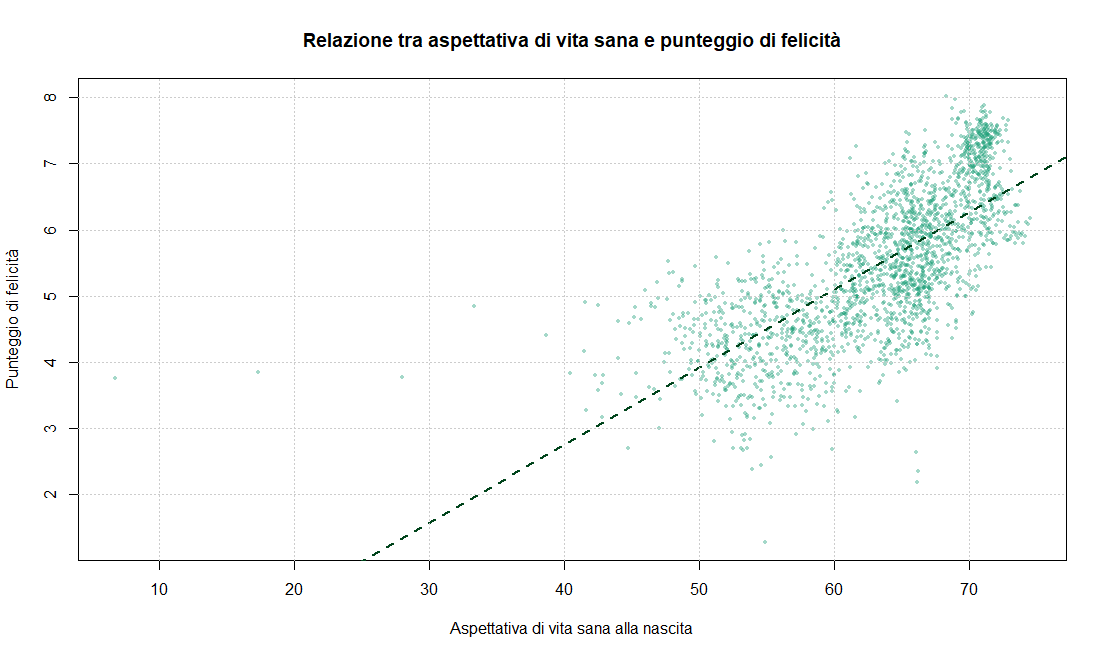

Source code (R):
# Lettura del dataset
df <- read.csv(file.choose(), header = TRUE, sep = ",")

# Rimozione dei valori mancanti
df_health <- df[!is.na(df$healthy_life_expectancy_at_birth) & !is.na(df$happiness_score), ]

# Scatterplot
plot(df_health$healthy_life_expectancy_at_birth,
     df_health$happiness_score,
     main = "Relazione tra aspettativa di vita sana e punteggio di felicità",
     xlab = "Aspettativa di vita sana alla nascita",
     ylab = "Punteggio di felicità",
     col = rgb(27/255, 158/255, 119/255, 0.4),
     pch = 16,
     cex = 0.5)

# Linea di regressione lineare
lm_health <- lm(happiness_score ~ healthy_life_expectancy_at_birth, data = df_health)
abline(lm_health, col = "#00441b", lwd = 2, lty = 2)

grid(nx = NULL, ny = NULL, col = "gray80", lty = "dotted")

# Calcolo e stampa della correlazione
cor_health <- cor(df_health$healthy_life_expectancy_at_birth,
                  df_health$happiness_score,
                  use = "complete.obs")

cat("Correlazione (Pearson) tra aspettativa di vita sana e felicità:", round(cor_health, 3), "\n")

cat("Risultati del modello lineare:\n")
print(summary(lm_health))
